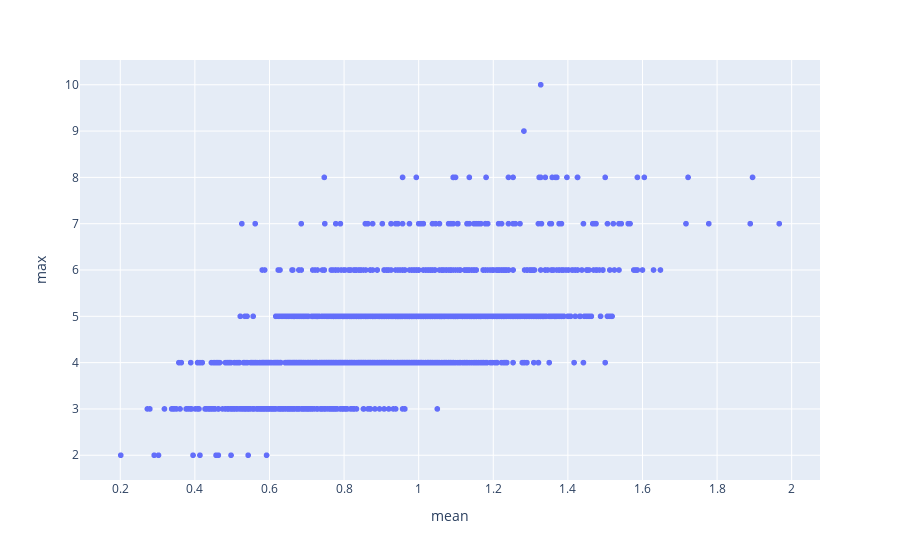

The notebook cell this image was saved under:
### Code cell
px.scatter(teams, x='mean', y='max')

### Figure 1 — Plotly figure (JSON) as saved in the notebook; plotly's stock layout.template omitted (floating-point values rounded to 4 significant figures; data arrays with more than 128 entries replaced by an {"elided": "..."} marker saying what was removed)
{"data": [{"hovertemplate": "mean=%{x}<br>max=%{y}<extra></extra>", "legendgroup": "", "marker": {"color": "#636efa", "symbol": "circle"}, "mode": "markers", "name": "", "showlegend": false, "type": "scattergl", "x": {"elided": "1820 float values"}, "xaxis": "x", "y": {"elided": "1820 int values"}, "yaxis": "y"}], "layout": {"legend": {"tracegroupgap": 0}, "margin": {"t": 60}, "xaxis": {"anchor": "y", "domain": [0, 1], "title": {"text": "mean"}}, "yaxis": {"anchor": "x", "domain": [0, 1], "title": {"text": "max"}}}}
